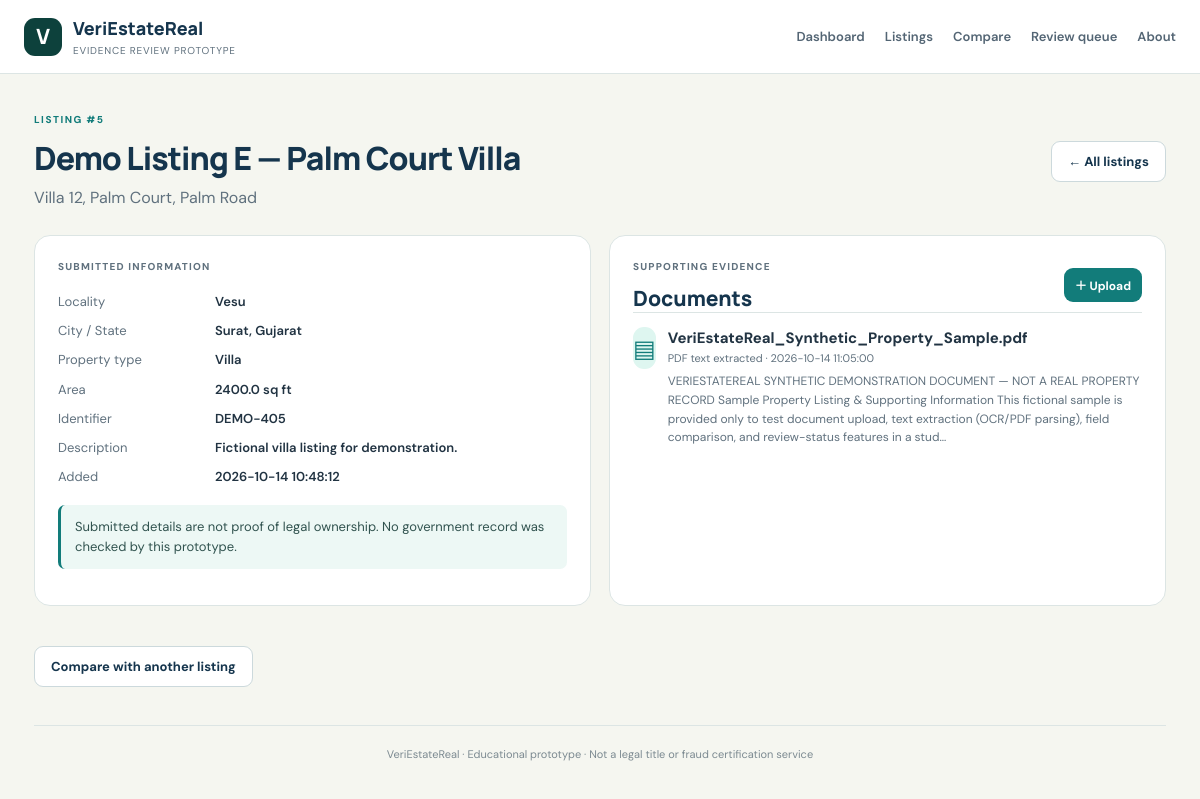
Page /listings/5 on the committed database.
### tables this page shows
CREATE TABLE listings (id INTEGER PRIMARY KEY AUTOINCREMENT,title TEXT NOT NULL,address TEXT NOT NULL,locality TEXT NOT NULL,city TEXT NOT NULL,state TEXT DEFAULT '',property_type TEXT NOT NULL,area_sqft REAL,property_id TEXT DEFAULT '',description TEXT DEFAULT '',created_at TEXT DEFAULT CURRENT_TIMESTAMP);

CREATE TABLE documents(id INTEGER PRIMARY KEY AUTOINCREMENT,listing_id INTEGER NOT NULL,original_filename TEXT NOT NULL,stored_filename TEXT NOT NULL,extracted_text TEXT DEFAULT '',extraction_status TEXT DEFAULT '',extracted_fields_json TEXT DEFAULT '{}',created_at TEXT DEFAULT CURRENT_TIMESTAMP,FOREIGN KEY(listing_id) REFERENCES listings(id) ON DELETE CASCADE);

### app.py (the view)
@app.route('/listings/<int:listing_id>')
def listing_detail(listing_id):
 listing=one_listing(listing_id)
 if listing is None: abort(404)
 con=db(); docs=con.execute('SELECT * FROM documents WHERE listing_id=? ORDER BY id DESC',(listing_id,)).fetchall(); con.close(); return render_template('listing_detail.html',listing=listing,documents=docs)

### app.py (called while the page is built)
@app.template_filter('from_json')
def from_json(value):
 try: return json.loads(value or '{}')
 except (TypeError,json.JSONDecodeError): return {}

def db():
 con=sqlite3.connect(DB); con.row_factory=sqlite3.Row; con.execute('PRAGMA foreign_keys = ON'); return con

def one_listing(i):
 con=db(); row=con.execute('SELECT * FROM listings WHERE id=?',(i,)).fetchone(); con.close(); return row

### templates/listing_detail.html
{% extends 'base.html' %}{% block title %}{{ listing.title }} · VeriEstateReal{% endblock %}{% block content %}<div class="page-header"><div><div class="eyebrow">LISTING #{{ listing.id }}</div><h1>{{ listing.title }}</h1><p class="lead">{{ listing.address }}</p></div><a class="button secondary" href="{{ url_for('listings') }}">← All listings</a></div><div class="detail-grid"><section class="panel"><div class="panel-label">SUBMITTED INFORMATION</div><dl class="details"><dt>Locality</dt><dd>{{ listing.locality }}</dd><dt>City / State</dt><dd>{{ listing.city }}{% if listing.state %}, {{ listing.state }}{% endif %}</dd><dt>Property type</dt><dd>{{ listing.property_type }}</dd><dt>Area</dt><dd>{% if listing.area_sqft %}{{ listing.area_sqft }} sq ft{% else %}Not supplied{% endif %}</dd><dt>Identifier</dt><dd>{{ listing.property_id or 'Not supplied' }}</dd><dt>Description</dt><dd>{{ listing.description or 'No description supplied.' }}</dd><dt>Added</dt><dd>{{ listing.created_at }}</dd></dl><div class="notice">Submitted details are not proof of legal ownership. No government record was checked by this prototype.</div></section><section class="panel"><div class="panel-header"><div><div class="panel-label">SUPPORTING EVIDENCE</div><h2>Documents</h2></div><a class="button primary small" href="{{ url_for('upload_document',listing_id=listing.id) }}">＋ Upload</a></div>{% if documents %}{% for doc in documents %}<div class="document-item"><div class="document-icon">▤</div><div class="document-main"><strong>{{ doc.original_filename }}</strong><small>{{ doc.extraction_status }} · {{ doc.created_at }}</small>{% set extracted=doc.extracted_fields_json|from_json %}{% for key,label in [('address','Suggested address'),('locality','Suggested locality'),('area_sqft','Suggested area'),('property_id','Suggested ID')] %}{% if extracted.get(key) %}<p><b>{{ label }}:</b> {{ extracted.get(key) }}{% if key=='area_sqft' %} sq ft{% endif %}</p>{% endif %}{% endfor %}<p class="muted">{{ (doc.extracted_text or '')[:280] }}{% if doc.extracted_text and doc.extracted_text|length>280 %}…{% endif %}</p></div></div>{% endfor %}{% else %}<div class="empty-inline"><strong>No supporting documents uploaded</strong><p>Use a text PDF or TXT file for the first extraction demo. Image OCR requires Tesseract installed separately.</p></div>{% endif %}</section></div><div class="actions"><a class="button secondary" href="{{ url_for('compare') }}">Compare with another listing</a></div>{% endblock %}

### static/style.css (style rules this page uses)
:root { --navy:#15354d;--teal:#127c7a;--teald:#0d413c;--ink:#213342;--muted:#60717e;--line:#dce5e4;--paper:#f5f6f0;--white:#fff;--pale:#def6f0 }
* { box-sizing:border-box }
body { margin:0;background:var(--paper);color:var(--ink);font-family:'DM Sans',Arial,sans-serif;font-size:15px;line-height:1.55 }
a { color:inherit;text-decoration:none }
.eyebrow { font-size:10px;font-weight:800;letter-spacing:.15em;color:var(--teal);text-transform:uppercase;margin-bottom:8px }
.lead { font-size:16px;color:var(--muted);margin:0 0 18px;max-width:760px }
.actions { display:flex;gap:10px;flex-wrap:wrap;margin-top:22px }
.button { border:0;border-radius:9px;padding:11px 16px;display:inline-flex;align-items:center;justify-content:center;gap:6px;font:700 13px 'DM Sans',sans-serif;cursor:pointer }
.button.primary { background:var(--teal);color:#fff }
.button.secondary { border:1px solid #ccd9dc;background:#fff;color:var(--navy) }
.button.small { font-size:12px;padding:8px 11px }
.panel-label { font-size:10px;font-weight:800;letter-spacing:.12em;text-transform:uppercase;color:var(--muted);margin-bottom:10px }
.section-heading h2,.panel h2 { font:800 21px Manrope,sans-serif;margin:0;color:var(--navy) }
.metrics-note,.panel { background:#fff;border:1px solid var(--line);border-radius:16px;padding:23px;margin-top:20px }
.notice { background:#edf8f5;border-left:3px solid var(--teal);padding:12px 14px;border-radius:7px;font-size:13px;margin:13px 0;color:#31534f }
.muted { color:var(--muted);font-size:12px }
.listing-symbol,.document-icon { width:42px;height:42px;display:grid;place-items:center;background:var(--pale);color:var(--teal);font-size:24px;border-radius:11px }
.page-header { display:flex;align-items:center;justify-content:space-between;gap:20px;margin:4px 0 24px }
.page-header h1 { font:800 32px Manrope,sans-serif;letter-spacing:-.03em;color:var(--navy);margin:0 0 6px }
.page-header .lead { margin-bottom:0 }
.detail-grid { display:grid;grid-template-columns:1fr 1fr;gap:18px }
.panel { margin-top:0;margin-bottom:18px }
.panel-header { display:flex;justify-content:space-between;align-items:center;gap:12px }
.details { display:grid;grid-template-columns:145px 1fr;gap:9px 12px;margin:18px 0 }
.details dt { font-size:13px;color:var(--muted) }
.details dd { margin:0;font-size:13px;font-weight:600;overflow-wrap:anywhere }
.document-item { display:flex;gap:12px;border-top:1px solid var(--line);padding:14px 0 }
.document-main { min-width:0 }
.document-main strong,.document-main small { display:block }
.document-main small { font-size:11px;color:var(--muted) }
.document-main p { font-size:12px;overflow-wrap:anywhere;margin:5px 0 }

### rows in the picture
listings: id "5", title "Demo Listing E — Palm Court Villa", address "Villa 12, Palm Court, Palm Road", locality "Vesu", city "Surat", state "Gujarat", property_type "Villa", area_sqft "2400.0", property "DEMO-405", description "Fictional villa listing for demonstration.", created_at "2026-10-14 10:48:12"
documents: original_filename "VeriEstateReal_Synthetic_Property_Sample.pdf", extraction_status "PDF text extracted", created_at "2026-10-14 11:05:00", extracted_text "VERIESTATEREAL SYNTHETIC DEMONSTRATION DOCUMENT — NOT A REAL PROPERTY RECORD Sample Property Listing & Supporting Information This fictional sample is provided only to test document upload, text extraction (OCR/PDF parsing), field comparison, and review-status features in a stud"
